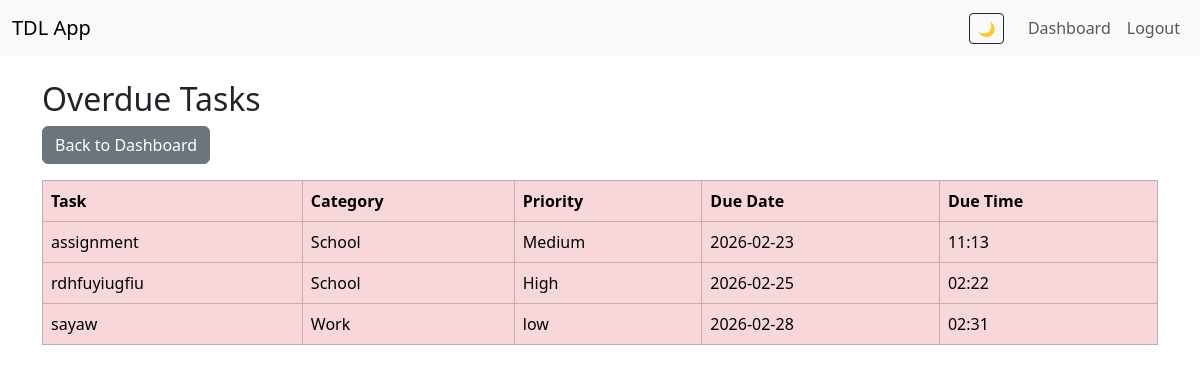
The app's page /overdue (signed in), older data.
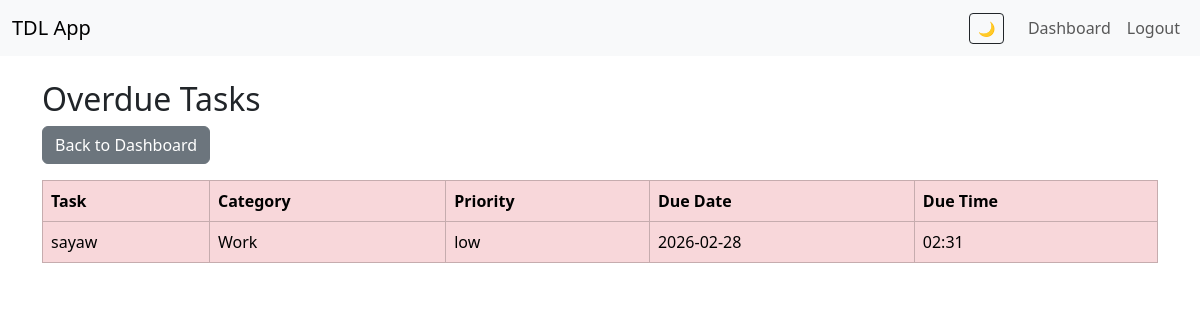
The same page, newer data.
### tables this page shows
CREATE TABLE tasks(
        id INTEGER PRIMARY KEY AUTOINCREMENT,
        user_id INTEGER,
        name TEXT,
        category TEXT,
        priority TEXT,
        due_date TEXT,
        due_time TEXT,
        status TEXT DEFAULT 'Pending'
    );

### app.py (the view)
@app.route("/overdue")
@login_required
def overdue():
    conn = sqlite3.connect("database.db")
    conn.row_factory = sqlite3.Row
    tasks = conn.execute("""
        SELECT * FROM tasks
        WHERE user_id=? AND status='Pending'
    """, (current_user.id,)).fetchall()
    conn.close()
    overdue_tasks = []
    now = datetime.now()
    for task in tasks:
        task_datetime = datetime.strptime(
            task["due_date"] + " " + task["due_time"],
            "%Y-%m-%d %H:%M"
        )
        if task_datetime < now:
            overdue_tasks.append(task)
    return render_template("overdue.html", tasks=overdue_tasks)

### app.py (called while the page is built)
@login_manager.user_loader
def load_user(user_id):
    return User(user_id)

### templates/overdue.html (shortened to what this page needs)
{% extends "base.html" %}
{% block content %}
<h2>Overdue Tasks</h2>
<a href="{{ url_for('dashboard') }}" class="btn btn-secondary mb-3">Back to Dashboard</a>
<table class="table table-bordered table-danger">
<tr>
    <th>Task</th>
    <th>Category</th>
    <th>Priority</th>
    <th>Due Date</th>
    <th>Due Time</th>
</tr>
{% for task in tasks %}
<tr>
    <td>{{ task.name }}</td>
    <td>{{ task.category }}</td>
    <td>{{ task.priority }}</td>
    <td>{{ task.due_date }}</td>
    <td>{{ task.due_time }}</td>
</tr>
{% endfor %}
</table>
{% endblock %}

Row changes from the older to the newer data that the page shows:
no longer on this page (row edited): tasks: name "assignment", category "School", priority "Medium", due_date "2026-02-23", due_time "11:13"
no longer on this page (row edited): tasks: name "rdhfuyiugfiu", category "School", priority "High", due_date "2026-02-25", due_time "02:22"
